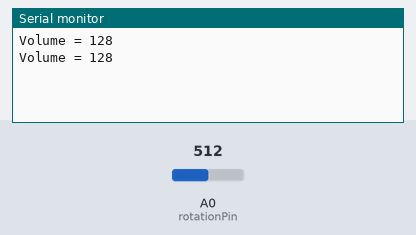
Bench run of a sketch on a simulated Arduino Uno, built with avr-gcc and run on an emulated ATmega328P. On the bench: the last lines printed to the serial monitor. The test bench sets the inputs (shaded band); at power-on: A0 (rotationPin) = 512.

Above: at 5.8 s.
5.9 s: A0 (rotationPin) set to 716
At 11.5 s:
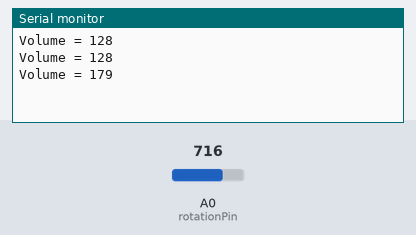
11.9 s: A0 (rotationPin) set to 900
At 16.5 s:
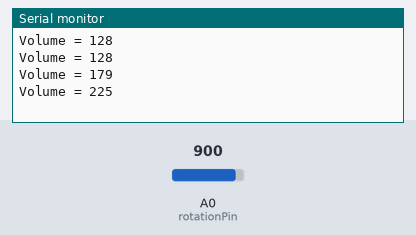
Timing chart, 0 to 18.0 s (numbered marks = the images above; inputs shaded):
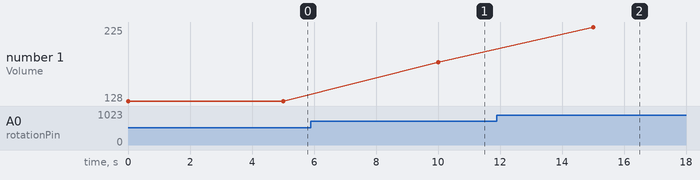

The sketch:

level_2.ino
```cpp
#define rotationPin A0 //The rotation sensor is plugged into pin A0 of the Arduino.
int data;           //Used to store data from sensor.

void setup() { //The Setup function runs once.
Serial.begin(9600); //This will enable the Arduino to send data to the Serial monitor.
}

void loop() { //The loop function runs forever.
data = analogRead(rotationPin);  //Read the value from the light sensor and store it in the lightData variable.
Serial.print("Volume = ");
Serial.println(data/4);  //Print the data to the serial port.
delay(5000);           //Wait 1 second (1000mS) before running again.
}
```

Measured:
- after the input at 5.9 s, the serial monitor: prints a new line after 4.1 s (image 1)
- after the input at 11.9 s, the serial monitor: prints a new line after 3.1 s (image 2)
- plotted number 1: 128 → 179 after the input at 5.9 s, 179 → 225 after the input at 11.9 s
